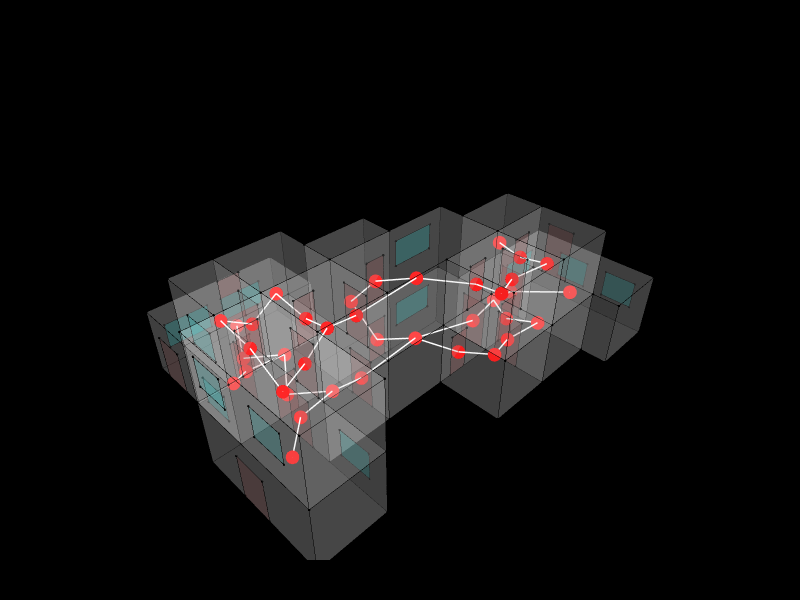

Notebook code for this chart:
### Markdown cell above
## 7. Circulation Network

39 nodes, 40 edges. The graph shows the complete interior movement network of the building — every room and every aperture-based connection between them.

### Code cell
for v in Graph.Vertices(g_circ):
    Topology.SetDictionary(v, Dictionary.ByKeysValues(["size", "color"], [16, "red"]))
for e in Graph.Edges(g_circ):
    Topology.SetDictionary(e, Dictionary.ByKeysValues(["width", "color"], [3, "white"]))

ap_cluster = Cluster.ByTopologies(aperture_faces)
Topology.Show(
    cc, ap_cluster, g_circ,
    faceColorKey="color",
    vertexSizeKey="size",
    vertexColorKey="color",
    edgeWidthKey="width",
    edgeColorKey="color",
    faceOpacity=0.15,
    backgroundColor="black",
    width=800,
    height=600,
    renderer=renderer
)

### Figure 1 — Plotly figure (JSON) as saved in the notebook; plotly's stock layout.template omitted (floating-point values rounded to 4 significant figures; data arrays with more than 128 entries replaced by an {"elided": "..."} marker saying what was removed)
{"data": [{"customdata": ["", "", "", "", "", "", "", "", "", "", "", "", "", "", "", "", "", "", "", "", "", "", "", "", "", "", "", "", "", "", "", "", "", "", "", "", "", "", "", "", "", "", "", "", "", "", "", "", "", "", "", "", "", "", "", "", "", "", "", "", "", "", "", "", "", "", "", "", "", "", "", "", "", "", "", "", "", "", "", ""], "hoverinfo": "text", "hovertemplate": ["Click ", "Click ", "Click ", "Click ", "Click ", "Click ", "Click ", "Click ", "Click ", "Click ", "Click ", "Click ", "Click ", "Click ", "Click ", "Click ", "Click ", "Click ", "Click ", "Click ", "Click ", "Click ", "Click ", "Click ", "Click ", "Click ", "Click ", "Click ", "Click ", "Click ", "Click ", "Click ", "Click ", "Click ", "Click ", "Click ", "Click ", "Click ", "Click ", "Click ", "Click ", "Click ", "Click ", "Click ", "Click ", "Click ", "Click ", "Click ", "Click ", "Click ", "Click ", "Click ", "Click ", "Click ", "Click ", "Click ", "Click ", "Click ", "Click ", "Click ", "Click ", "Click ", "Click ", "Click ", "Click ", "Click ", "Click ", "Click ", "Click ", "Click ", "Click ", "Click ", "Click ", "Click ", "Click ", "Click ", "Click ", "Click ", "Click ", "Click "], "hovertext": ["", "", "", "", "", "", "", "", "", "", "", "", "", "", "", "", "", "", "", "", "", "", "", "", "", "", "", "", "", "", "", "", "", "", "", "", "", "", "", "", "", "", "", "", "", "", "", "", "", "", "", "", "", "", "", "", "", "", "", "", "", "", "", "", "", "", "", "", "", "", "", "", "", "", "", "", "", "", "", ""], "legendgroup": "1", "legendrank": 1, "marker": {"color": ["#000000", "#000000", "#000000", "#000000", "#000000", "#000000", "#000000", "#000000", "#000000", "#000000", "#000000", "#000000", "#000000", "#000000", "#000000", "#000000", "#000000", "#000000", "#000000", "#000000", "#000000", "#000000", "#000000", "#000000", "#000000", "#000000", "#000000", "#000000", "#000000", "#000000", "#000000", "#000000", "#000000", "#000000", "#000000", "#000000", "#000000", "#000000", "#000000", "#000000", "#000000", "#000000", "#000000", "#000000", "#000000", "#000000", "#000000", "#000000", "#000000", "#000000", "#000000", "#000000", "#000000", "#000000", "#000000", "#000000", "#000000", "#000000", "#000000", "#000000", "#000000", "#000000", "#000000", "#000000", "#000000", "#000000", "#000000", "#000000", "#000000", "#000000", "#000000", "#000000", "#000000", "#000000", "#000000", "#000000", "#000000", "#000000", "#000000", "#000000"], "line": {"width": 0}, "opacity": 1, "size": [2.8, 2.8, 2.8, 2.8, 2.8, 2.8, 2.8, 2.8, 2.8, 2.8, 2.8, 2.8, 2.8, 2.8, 2.8, 2.8, 2.8, 2.8, 2.8, 2.8, 2.8, 2.8, 2.8, 2.8, 2.8, 2.8, 2.8, 2.8, 2.8, 2.8, 2.8, 2.8, 2.8, 2.8, 2.8, 2.8, 2.8, 2.8, 2.8, 2.8, 2.8, 2.8, 2.8, 2.8, 2.8, 2.8, 2.8, 2.8, 2.8, 2.8, 2.8, 2.8, 2.8, 2.8, 2.8, 2.8, 2.8, 2.8, 2.8, 2.8, 2.8, 2.8, 2.8, 2.8, 2.8, 2.8, 2.8, 2.8, 2.8, 2.8, 2.8, 2.8, 2.8, 2.8, 2.8, 2.8, 2.8, 2.8, 2.8, 2.8], "sizemode": "diameter", "symbol": "circle"}, "mode": "markers", "name": "1: Untitled (Vertices)", "showlegend": false, "text": ["", "", "", "", "", "", "", "", "", "", "", "", "", "", "", "", "", "", "", "", "", "", "", "", "", "", "", "", "", "", "", "", "", "", "", "", "", "", "", "", "", "", "", "", "", "", "", "", "", "", "", "", "", "", "", "", "", "", "", "", "", "", "", "", "", "", "", "", "", "", "", "", "", "", "", "", "", "", "", ""], "type": "scatter3d", "x": [13310, 16310, 16310, 13310, 10310, 13310, 16310, 16310, 10310, 16310, 16310, 13310, 10310, 10310, 13310, 16310, 10310, 16310, 16310, 13310, 10310, 10310, 10310, 13310, 13310, 10310, 16310, 13310, 16310, 13310, 19310, 19310, 19310, 19310, 7310, 7310, 7310, 7310, 7310, 7310, 19310, 19310, 13310, 16310, 7310, 7310, 10310, 10310, 7310, 10310, 19310, 19310, 4310, 4310, 5512.0, 7310, 4310, 4310, 5512.0, 7310, 4310, 7310, 4310, 5512.0, 22310, 22310, 19310, 22310, 22310, 19310, 19310, 5512.0, 5512.0, 5512.0, 11510.0, 5512.0, 11510.0, 11510.0, 5512.0, 11510.0], "y": [-760, -760, -760, -760, -3760, -3760, -3760, -1962.0, -760, -1962.0, -3760, -3760, -3760, -760, -760, -760, -760, -1962.0, -3760, -3760, -3760, 740, 740, 740, 740, 740, -6760, -6760, -6760, -6760, -1962.0, -3760, -1962.0, -3760, -760, -3760, -760, -3760, -3760, -760, -1962.0, -3760, -6760, -6760, 2240, 2240, 2240, 2240, 2240, 2240, -6760, -6760, -6760, -760, -760, -6760, -6760, -760, -760, -6760, -6760, -6760, -760, -760, -1962.0, -7962.0, -7962.0, -7962.0, -1962.0, -7962.0, -6760, 2240, 2240, 2240, 2240, 5240, 5240, 2240, 5240, 5240], "z": [6000, 6000, 3000, 3000, 6000, 6000, 6000, 6000, 6000, 3000, 3000, 3000, 3000, 3000, 0, 0, 0, 0, 0, 0, 0, 6000, 3000, 6000, 0, 0, 6000, 6000, 3000, 3000, 6000, 6000, 3000, 3000, 6000, 6000, 3000, 3000, 0, 0, 0, 0, 0, 0, 6000, 3000, 3000, 6000, 0, 0, 6000, 3000, 6000, 6000, 6000, 6000, 3000, 3000, 3000, 3000, 0, 0, 0, 0, 3000, 3000, 3000, 0, 0, 0, 0, 6000, 3000, 0, 3000, 3000, 3000, 0, 0, 0]}, {"hoverinfo": "text", "hovertext": [], "legendgroup": "2", "legendrank": 2, "line": {"color": "#000000", "dash": "solid", "width": 1}, "marker": {"color": "#000000", "size": 0.25, "symbol": "circle"}, "mode": "markers+lines", "name": "1: Untitled (Edges)", "showlegend": false, "text": [], "type": "scatter3d", "x": {"elided": "474 float values"}, "y": {"elided": "474 float values"}, "z": {"elided": "474 int values"}}, {"cmax": 1, "cmin": 0, "color": "#FAFAFA", "colorscale": [[0, "#440154"], [0.1111, "#482878"], [0.2222, "#3e4989"], [0.3333, "#31688e"], [0.4444, "#26828e"], [0.5556, "#1f9e89"], [0.6667, "#35b779"], [0.7778, "#6ece58"], [0.8889, "#b5de2b"], [1, "#fde725"]], "facecolor": {"elided": "224 str values"}, "flatshading": true, "hoverinfo": "text", "hovertext": {"elided": "224 str values"}, "i": {"elided": "224 int values"}, "j": {"elided": "224 int values"}, "k": {"elided": "224 int values"}, "legendgroup": "3", "legendrank": 3, "lighting": {"facenormalsepsilon": 0}, "name": "1: Untitled (Faces)", "opacity": 0.15, "showlegend": false, "showscale": false, "text": {"elided": "224 str values"}, "type": "mesh3d", "x": [16310, 13310, 13310, 16310, 10310, 10310, 13310, 16310, 16310, 16310, 13310, 16310, 10310, 10310, 13310, 16310, 10310, 13310, 16310, 16310, 10310, 10310, 10310, 13310, 13310, 10310, 16310, 13310, 16310, 13310, 19310, 19310, 19310, 19310, 7310, 7310, 7310, 7310, 7310, 7310, 19310, 19310, 13310, 16310, 7310, 7310, 10310, 10310, 7310, 10310, 19310, 19310, 7310, 4310, 5512.0, 4310, 4310, 4310, 5512.0, 7310, 4310, 7310, 4310, 5512.0, 19310, 22310, 22310, 22310, 22310, 19310, 19310, 5512.0, 5512.0, 5512.0, 11510.0, 11510.0, 5512.0, 11510.0, 5512.0, 11510.0], "y": [-760, -760, -760, -760, -760, -3760, -3760, -1962.0, -3760, -1962.0, -3760, -3760, -3760, -760, -760, -760, -760, -3760, -1962.0, -3760, -3760, 740, 740, 740, 740, 740, -6760, -6760, -6760, -6760, -3760, -1962.0, -1962.0, -3760, -3760, -760, -760, -3760, -3760, -760, -1962.0, -3760, -6760, -6760, 2240, 2240, 2240, 2240, 2240, 2240, -6760, -6760, -6760, -6760, -760, -760, -6760, -760, -760, -6760, -6760, -6760, -760, -760, -7962.0, -7962.0, -1962.0, -7962.0, -1962.0, -7962.0, -6760, 2240, 2240, 2240, 2240, 5240, 5240, 2240, 5240, 5240], "z": [3000, 3000, 6000, 6000, 6000, 6000, 6000, 6000, 6000, 3000, 3000, 3000, 3000, 3000, 0, 0, 0, 0, 0, 0, 0, 6000, 3000, 6000, 0, 0, 6000, 6000, 3000, 3000, 6000, 6000, 3000, 3000, 6000, 6000, 3000, 3000, 0, 0, 0, 0, 0, 0, 6000, 3000, 3000, 6000, 0, 0, 6000, 3000, 6000, 6000, 6000, 6000, 3000, 3000, 3000, 3000, 0, 0, 0, 0, 3000, 3000, 3000, 0, 0, 0, 0, 6000, 3000, 0, 3000, 3000, 3000, 0, 0, 0]}, {"customdata": {"elided": "144 str values"}, "hoverinfo": "text", "hovertemplate": {"elided": "144 str values"}, "hovertext": {"elided": "144 str values"}, "legendgroup": "5", "legendrank": 5, "marker": {"color": {"elided": "144 str values"}, "line": {"width": 0}, "opacity": 1, "size": {"elided": "144 float values"}, "sizemode": "diameter", "symbol": "circle"}, "mode": "markers", "name": "2: Untitled (Vertices)", "showlegend": false, "text": {"elided": "144 str values"}, "type": "scatter3d", "x": {"elided": "144 float values"}, "y": {"elided": "144 float values"}, "z": {"elided": "144 float values"}}, {"hoverinfo": "text", "hovertext": [], "legendgroup": "6", "legendrank": 6, "line": {"color": "#000000", "dash": "solid", "width": 1}, "marker": {"color": "#000000", "size": 0.25, "symbol": "circle"}, "mode": "markers+lines", "name": "2: Untitled (Edges)", "showlegend": false, "text": [], "type": "scatter3d", "x": {"elided": "432 float values"}, "y": {"elided": "432 float values"}, "z": {"elided": "432 float values"}}, {"cmax": 1, "cmin": 0, "color": "#FAFAFA", "colorscale": [[0, "#440154"], [0.1111, "#482878"], [0.2222, "#3e4989"], [0.3333, "#31688e"], [0.4444, "#26828e"], [0.5556, "#1f9e89"], [0.6667, "#35b779"], [0.7778, "#6ece58"], [0.8889, "#b5de2b"], [1, "#fde725"]], "facecolor": ["#A52A2A", "#A52A2A", "#A52A2A", "#A52A2A", "#A52A2A", "#A52A2A", "#A52A2A", "#A52A2A", "#A52A2A", "#A52A2A", "#A52A2A", "#A52A2A", "#A52A2A", "#A52A2A", "#A52A2A", "#A52A2A", "#A52A2A", "#A52A2A", "#A52A2A", "#A52A2A", "#A52A2A", "#A52A2A", "#A52A2A", "#A52A2A", "#A52A2A", "#A52A2A", "#A52A2A", "#A52A2A", "#A52A2A", "#A52A2A", "#A52A2A", "#A52A2A", "#A52A2A", "#A52A2A", "#A52A2A", "#A52A2A", "#A52A2A", "#A52A2A", "#A52A2A", "#A52A2A", "#A52A2A", "#A52A2A", "#A52A2A", "#A52A2A", "#A52A2A", "#A52A2A", "#A52A2A", "#A52A2A", "#00FFFF", "#00FFFF", "#00FFFF", "#00FFFF", "#00FFFF", "#00FFFF", "#00FFFF", "#00FFFF", "#00FFFF", "#00FFFF", "#00FFFF", "#00FFFF", "#00FFFF", "#00FFFF", "#00FFFF", "#00FFFF", "#00FFFF", "#00FFFF", "#00FFFF", "#00FFFF", "#00FFFF", "#00FFFF", "#00FFFF", "#00FFFF"], "flatshading": true, "hoverinfo": "text", "hovertext": ["Face_01", "Face_02", "Face_03", "Face_04", "Face_05", "Face_06", "Face_07", "Face_08", "Face_09", "Face_10", "Face_11", "Face_12", "Face_13", "Face_14", "Face_15", "Face_16", "Face_17", "Face_18", "Face_19", "Face_20", "Face_21", "Face_22", "Face_23", "Face_24", "Face_25", "Face_26", "Face_27", "Face_28", "Face_29", "Face_30", "Face_31", "Face_32", "Face_33", "Face_34", "Face_35", "Face_36", "Face_37", "Face_38", "Face_39", "Face_40", "Face_41", "Face_42", "Face_43", "Face_44", "Face_45", "Face_46", "Face_47", "Face_48", "Face_49", "Face_50", "Face_51", "Face_52", "Face_53", "Face_54", "Face_55", "Face_56", "Face_57", "Face_58", "Face_59", "Face_60", "Face_61", "Face_62", "Face_63", "Face_64", "Face_65", "Face_66", "Face_67", "Face_68", "Face_69", "Face_70", "Face_71", "Face_72"], "i": [0, 3, 4, 7, 8, 11, 12, 12, 16, 19, 20, 23, 24, 24, 28, 31, 32, 35, 36, 36, 40, 40, 44, 47, 48, 48, 52, 55, 56, 59, 60, 60, 64, 64, 68, 68, 72, 72, 76, 76, 80, 80, 84, 84, 88, 88, 92, 95, 96, 96, 100, 100, 104, 104, 108, 108, 112, 112, 116, 119, 120, 120, 124, 124, 128, 128, 132, 135, 136, 136, 140, 140], "j": [1, 1, 5, 5, 9, 9, 13, 14, 17, 17, 21, 21, 25, 26, 29, 29, 33, 33, 37, 38, 41, 42, 45, 45, 49, 50, 53, 53, 57, 57, 61, 62, 65, 66, 69, 70, 73, 74, 77, 78, 81, 82, 85, 86, 89, 90, 93, 93, 97, 98, 101, 102, 105, 106, 109, 110, 113, 114, 117, 116, 121, 122, 125, 126, 129, 130, 133, 132, 137, 138, 141, 142], "k": [2, 0, 6, 4, 10, 8, 14, 15, 18, 16, 22, 20, 26, 27, 30, 28, 34, 32, 38, 39, 42, 43, 46, 44, 50, 51, 54, 52, 58, 56, 62, 63, 66, 67, 70, 71, 74, 75, 78, 79, 82, 83, 86, 87, 90, 91, 94, 92, 98, 99, 102, 103, 106, 107, 110, 111, 114, 115, 118, 118, 122, 123, 126, 127, 130, 131, 134, 134, 138, 139, 142, 143], "legendgroup": "7", "legendrank": 7, "lighting": {"facenormalsepsilon": 0}, "name": "2: Untitled (Faces)", "opacity": 0.15, "showlegend": false, "showscale": false, "text": ["Face_01", "Face_02", "Face_03", "Face_04", "Face_05", "Face_06", "Face_07", "Face_08", "Face_09", "Face_10", "Face_11", "Face_12", "Face_13", "Face_14", "Face_15", "Face_16", "Face_17", "Face_18", "Face_19", "Face_20", "Face_21", "Face_22", "Face_23", "Face_24", "Face_25", "Face_26", "Face_27", "Face_28", "Face_29", "Face_30", "Face_31", "Face_32", "Face_33", "Face_34", "Face_35", "Face_36", "Face_37", "Face_38", "Face_39", "Face_40", "Face_41", "Face_42", "Face_43", "Face_44", "Face_45", "Face_46", "Face_47", "Face_48", "Face_49", "Face_50", "Face_51", "Face_52", "Face_53", "Face_54", "Face_55", "Face_56", "Face_57", "Face_58", "Face_59", "Face_60", "Face_61", "Face_62", "Face_63", "Face_64", "Face_65", "Face_66", "Face_67", "Face_68", "Face_69", "Face_70", "Face_71", "Face_72"], "type": "mesh3d", "x": {"elided": "144 float values"}, "y": {"elided": "144 float values"}, "z": {"elided": "144 float values"}}, {"hoverinfo": "text", "hovertext": [], "legendgroup": "10", "legendrank": 10, "line": {"color": "#FFFFFF", "dash": "solid", "width": 3}, "marker": {"color": "#FFFFFF", "size": 0.75, "symbol": "circle"}, "mode": "markers+lines", "name": "3: Untitled Graph (Edges)", "showlegend": false, "text": [], "type": "scatter3d", "x": [8512.0, 7764.0, null, 8810, 7764.0, null, 8810, 7764.0, null, 8810, 7310.0, null, 17810, 16310.0, null, 17810, 18120.0, null, 13310, 16310.0, null, 13310, 12520.0, null, 13310, 14360.0, null, 13310, 10310.0, null, 11810, 12520.0, null, 11810, 12520.0, null, 17810, 16310.0, null, 5810, 7310.0, null, 14810, 16310.0, null, 14810, 14360.0, null, 8810, 7310.0, null, 5810, 7310.0, null, 20810, 19310.0, null, 6411.0, 7310.0, null, 6411.0, 7310.0, null, 6411.0, 6562.0, null, 14810, 16310.0, null, 17810, 17640.0, null, 17810, 17640.0, null, 8810, 10310.0, null, 14810, 15200.0, null, 5810, 6562.0, null, 17810, 16310.0, null, 8810, 10310.0, null, 13310, 10310.0, null, 8810, 8992.0, null, 8810, 7310.0, null, 17810, 19310.0, null, 13310, 12520.0, null, 13310, 15200.0, null, 17810, 18120.0, null, 8810, 7764.0, null, 8810, 8992.0, null, 8810, 7310.0, null], "y": [3740, 2240.0, null, 740, 2240.0, null, 740, -760.0, null, 740, 1330.0, null, -5260, -4670.0, null, -5260, -3760.0, null, -2260, -2914.0, null, -2260, -760.0, null, -2260, -3760.0, null, -2260, -2211.0, null, -10, -760.0, null, -10, -760.0, null, -2861.0, -2914.0, null, -3760, -2211.0, null, -5260, -4813.0, null, -5260, -3760.0, null, -2260, -2884.0, null, -3760, -2884.0, null, -4962.0, -2728.0, null, 740, 1330.0, null, 740, 174.4, null, 740, -760.0, null, -5260, -4670.0, null, -2861.0, -3760.0, null, -5260, -3760.0, null, -2260, -2211.0, null, -5260, -3760.0, null, -3760, -760.0, null, -5260, -4813.0, null, -2260, -2084.0, null, -2260, -2084.0, null, -2260, -760.0, null, -2260, -2211.0, null, -2861.0, -2728.0, null, -2260, -760.0, null, -2260, -3760.0, null, -2861.0, -3760.0, null, -2260, -760.0, null, 740, -760.0, null, 740, 174.4, null], "z": [1500, 1023.0, null, 1500, 1023.0, null, 1500, 1023.0, null, 1500, 1170.0, null, 4500, 4170.0, null, 4500, 4023.0, null, 1500, 1170.0, null, 1500, 1023.0, null, 1500, 1023.0, null, 1500, 1170.0, null, 3000, 1023.0, null, 3000, 4023.0, null, 1500, 1170.0, null, 1500, 1170.0, null, 1500, 1170.0, null, 1500, 1023.0, null, 4500, 4170.0, null, 4500, 4170.0, null, 1500, 1170.0, null, 1500, 1170.0, null, 4500, 4170.0, null, 4500, 4023.0, null, 4500, 4170.0, null, 1500, 1023.0, null, 1500, 1023.0, null, 1500, 1170.0, null, 4500, 4023.0, null, 4500, 4023.0, null, 1500, 1170.0, null, 4500, 4170.0, null, 4500, 4170.0, null, 4500, 4023.0, null, 1500, 1170.0, null, 1500, 1170.0, null, 4500, 4023.0, null, 4500, 4023.0, null, 4500, 4023.0, null, 1500, 1023.0, null, 4500, 4023.0, null, 4500, 4170.0, null]}, {"customdata": ["", "", "", "", "", "", "", "", "", "", "", "", "", "", "", "", "", "", "", "", "", "", "", "", "", "", "", "", "", "", "", "", "", "", "", "", "", "", ""], "hoverinfo": "text", "hovertemplate": ["Click ", "Click ", "Click ", "Click ", "Click ", "Click ", "Click ", "Click ", "Click ", "Click ", "Click ", "Click ", "Click ", "Click ", "Click ", "Click ", "Click ", "Click ", "Click ", "Click ", "Click ", "Click ", "Click ", "Click ", "Click ", "Click ", "Click ", "Click ", "Click ", "Click ", "Click ", "Click ", "Click ", "Click ", "Click ", "Click ", "Click ", "Click ", "Click "], "hovertext": ["", "", "", "", "", "", "", "", "", "", "", "", "", "", "", "", "", "", "", "", "", "", "", "", "", "", "", "", "", "", "", "", "", "", "", "", "", "", ""], "legendgroup": "9", "legendrank": 9, "marker": {"color": ["#FF0000", "#FF0000", "#FF0000", "#FF0000", "#FF0000", "#FF0000", "#FF0000", "#FF0000", "#FF0000", "#FF0000", "#FF0000", "#FF0000", "#FF0000", "#FF0000", "#FF0000", "#FF0000", "#FF0000", "#FF0000", "#FF0000", "#FF0000", "#FF0000", "#FF0000", "#FF0000", "#FF0000", "#FF0000", "#FF0000", "#FF0000", "#FF0000", "#FF0000", "#FF0000", "#FF0000", "#FF0000", "#FF0000", "#FF0000", "#FF0000", "#FF0000", "#FF0000", "#FF0000", "#FF0000"], "line": {"width": 0}, "opacity": 1, "size": [16, 16, 16, 16, 16, 16, 16, 16, 16, 16, 16, 16, 16, 16, 16, 16, 16, 16, 16, 16, 16, 16, 16, 16, 16, 16, 16, 16, 16, 16, 16, 16, 16, 16, 16, 16, 16, 16, 16], "sizemode": "diameter", "symbol": "circle"}, "mode": "markers", "name": "3: Untitled Graph (Vertices)", "showlegend": false, "text": ["", "", "", "", "", "", "", "", "", "", "", "", "", "", "", "", "", "", "", "", "", "", "", "", "", "", "", "", "", "", "", "", "", "", "", "", "", "", ""], "type": "scatter3d", "x": [8512.0, 8810, 17810, 13310, 11810, 16310.0, 5810, 14810, 7310.0, 20810, 7310.0, 6411.0, 16310.0, 17640.0, 10310.0, 7764.0, 14810, 6562.0, 16310.0, 6411.0, 10310.0, 8810, 7310.0, 19310.0, 13310, 14360.0, 17810, 18120.0, 7764.0, 17810, 12520.0, 17810, 15200.0, 8992.0, 12520.0, 7310.0, 8810, 8810, 5810], "y": [3740, 740, -5260, -2260, -10, -2914.0, -3760, -5260, -2884.0, -4962.0, 1330.0, 740, -4670.0, -3760.0, -2211.0, 2240.0, -5260, -760.0, -4813.0, 740, -2084.0, -2260, -2211.0, -2728.0, -2260, -3760.0, -2861.0, -3760.0, -760.0, -2861.0, -760.0, -5260, -3760.0, -760.0, -760.0, 174.4, 740, -2260, -3760], "z": [1500, 1500, 4500, 1500, 3000, 1170.0, 1500, 1500, 4170.0, 1500, 1170.0, 4500, 4170.0, 1023.0, 1170.0, 1023.0, 4500, 4023.0, 1170.0, 1500, 4170.0, 4500, 1170.0, 1170.0, 4500, 1023.0, 4500, 4023.0, 1023.0, 1500, 4023.0, 1500, 4023.0, 4023.0, 1023.0, 4170.0, 4500, 1500, 4500]}], "layout": {"autosize": true, "height": 600, "margin": {"b": 40, "l": 40, "r": 40, "t": 40}, "paper_bgcolor": "#000000", "plot_bgcolor": "#000000", "scene": {"aspectmode": "data", "camera": {"center": {"x": 0, "y": 0, "z": 0}, "eye": {"x": -1.25, "y": -1.25, "z": 1.25}, "projection": {"type": "perspective"}, "up": {"x": 0, "y": 0, "z": 1}}, "xaxis": {"visible": false}, "yaxis": {"visible": false}, "zaxis": {"visible": false}}, "showlegend": true, "width": 800, "xaxis": {"showgrid": false, "visible": false, "zeroline": false}, "yaxis": {"showgrid": false, "visible": false, "zeroline": false}}}
